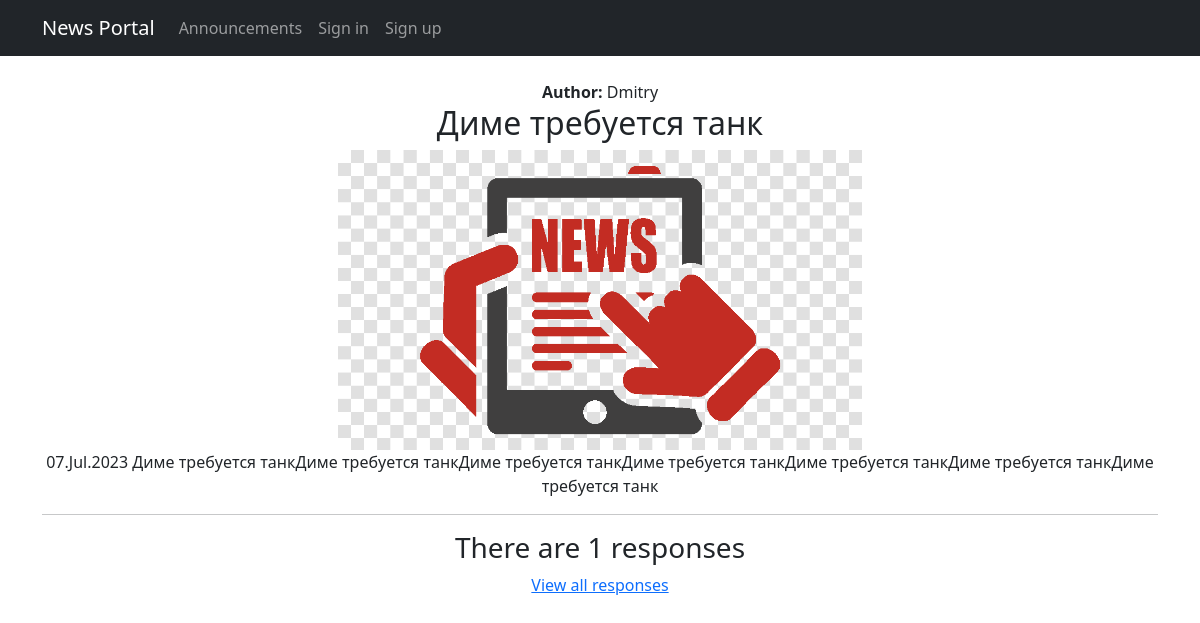
Page /announcements/9 on the committed database.
### board/models.py (models this page shows, shortened)
class Announcement(models.Model):
    author = models.ForeignKey(User, on_delete=models.CASCADE)
    TYPE = (
        ('tanks', 'Танки'),
        ('heals', 'Хилы'),
        ('damage_dealers', 'Дамагеры'),
        ('merchants', 'Торговецы'),
        ('guildmasters', 'Гилдмастеры'),
        ('questgivers', 'Квестгиверы'),
        ('smiths', 'Кузнецы'),
        ('tanners', 'Кожевникы'),
        ('potions_masters', 'Зельевары'),
        ('spell_masters', 'Мастера заклинаний'),
    )
    categoryType = models.CharField(max_length=15, choices=TYPE, default='tanks')
    time_add = models.DateTimeField(auto_now_add=True)
    head = models.CharField(max_length=256)
    body = models.TextField()
    image = models.ImageField(upload_to='images', blank=True, null=True)
    file = models.FileField(upload_to='files', blank=True, null=True)

### board/views.py (the view)
# urls.py: path('<int:pk>', AnnouncementDetail.as_view(), name='announcement_detail'),
class AnnouncementDetail(DetailView):
    template_name = 'message.html'
    context_object_name = 'announcement'
    queryset = Announcement.objects.all()
    def get_object(self, *args, **kwargs):  # переопределяем метод получения объекта
            self.obj = super().get_object(queryset=self.queryset)
            self.res = self.obj.response.all()
            return self.obj
    def get_context_data(self, **kwargs):
        context = super().get_context_data(**kwargs)
        context['is_not_author'] = self.obj.author != self.request.user
        context['responses'] = self.res
        return context

### board/templatetags/custom_filters.py (called while the page is built)
@register.filter()
def censor(text):
    try:
        str(text)
        word_list = text.split()
        for swear in SWEAR_WORDS:
            for i, word in enumerate(word_list):
                if swear[1:] in word:  # проверка со второй буквы, чтобы учесть верхний регистр
                    word_list[i] = word_list[i].replace(word, SWEAR_WORDS[swear])
        return ' '.join(word_list)
    except ValueError:
        print("Ошибка, невозможно применить фильтр к не строковым данным")

### templates/message.html (shortened to what this page needs)
{% extends 'flatpages/default.html' %}
{% load custom_filters %}
{% block content %}
<br>
<b>Author:</b> {{ announcement.author }}
<h2>{{ announcement.head|censor }}</h2>
{% if announcement.image %}
<img src="{{ announcement.image.url }}" alt="connect" style="max-height:300px">
{% endif %}
<br>
{{ announcement.time_add|date:'d.M.Y' }}
{{ announcement.body|censor }}
<br>
<hr>
{% if responses %}
<h3>There are {{ responses|length }} responses</h3>
<a href="{% url 'response_list' announcement.id %}">View all responses</a>
{% else %}
<h2>There are no responses yet</h2>
{% endif %}
{% endblock content %}

### rows in the picture
Announcement: author "Dmitry", head|censor "Диме требуется танк", image (picture), time_add "07.Jul.2023", body|censor "Диме требуется танкДиме требуется танкДиме требуется танкДиме требуется танкДиме требуется танкДиме требуется танкДиме требуется танк"

### other values in the picture
{{ responses|length }} "1"
